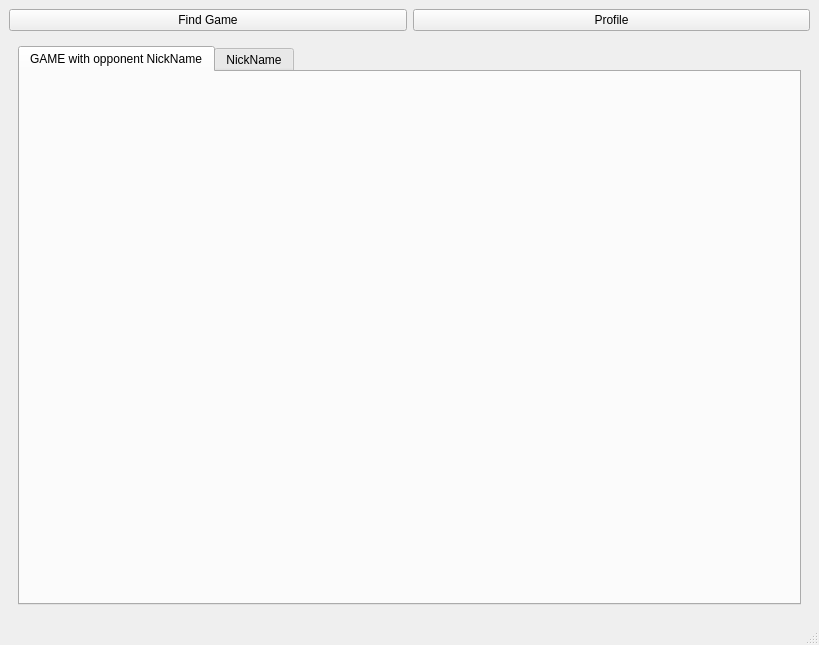
<?xml version="1.0" encoding="UTF-8"?>
<ui version="4.0">
 <class>MainWindow</class>
 <widget class="QMainWindow" name="MainWindow">
  <property name="geometry">
   <rect>
    <x>0</x>
    <y>0</y>
    <width>819</width>
    <height>645</height>
   </rect>
  </property>
  <property name="windowTitle">
   <string>Tic Tac Toe</string>
  </property>
  <widget class="QWidget" name="centralwidget">
   <layout class="QVBoxLayout" name="verticalLayout">
    <item>
     <layout class="QHBoxLayout" name="horizontalLayout">
      <item>
       <widget class="QPushButton" name="pbFindGame">
        <property name="text">
         <string>Find Game</string>
        </property>
       </widget>
      </item>
      <item>
       <widget class="QPushButton" name="pbProfile">
        <property name="text">
         <string>Profile</string>
        </property>
       </widget>
      </item>
     </layout>
    </item>
    <item>
     <widget class="QStackedWidget" name="stackedWidget">
      <property name="layoutDirection">
       <enum>Qt::LeftToRight</enum>
      </property>
      <property name="currentIndex">
       <number>1</number>
      </property>
      <widget class="QWidget" name="pageAuthorization">
       <layout class="QVBoxLayout" name="verticalLayout_2">
        <item>
         <widget class="QPushButton" name="pushButton">
          <property name="sizePolicy">
           <sizepolicy hsizetype="Minimum" vsizetype="Maximum">
            <horstretch>0</horstretch>
            <verstretch>0</verstretch>
           </sizepolicy>
          </property>
          <property name="text">
           <string>PushButton</string>
          </property>
         </widget>
        </item>
        <item>
         <widget class="QPushButton" name="pushButton_2">
          <property name="sizePolicy">
           <sizepolicy hsizetype="Minimum" vsizetype="Fixed">
            <horstretch>0</horstretch>
            <verstretch>0</verstretch>
           </sizepolicy>
          </property>
          <property name="text">
           <string>PushButton</string>
          </property>
         </widget>
        </item>
       </layout>
      </widget>
      <widget class="QWidget" name="pageMain">
       <layout class="QVBoxLayout" name="verticalLayout_4">
        <item>
         <widget class="QTabWidget" name="tabWidget">
          <property name="tabPosition">
           <enum>QTabWidget::North</enum>
          </property>
          <property name="currentIndex">
           <number>0</number>
          </property>
          <widget class="QWidget" name="tab">
           <attribute name="title">
            <string>GAME with opponent NickName</string>
           </attribute>
          </widget>
          <widget class="QWidget" name="tab_2">
           <attribute name="title">
            <string>NickName</string>
           </attribute>
          </widget>
         </widget>
        </item>
       </layout>
      </widget>
     </widget>
    </item>
   </layout>
  </widget>
  <widget class="QMenuBar" name="menubar">
   <property name="geometry">
    <rect>
     <x>0</x>
     <y>0</y>
     <width>819</width>
     <height>26</height>
    </rect>
   </property>
  </widget>
  <widget class="QStatusBar" name="statusbar"/>
 </widget>
 <resources/>
 <connections/>
</ui>
